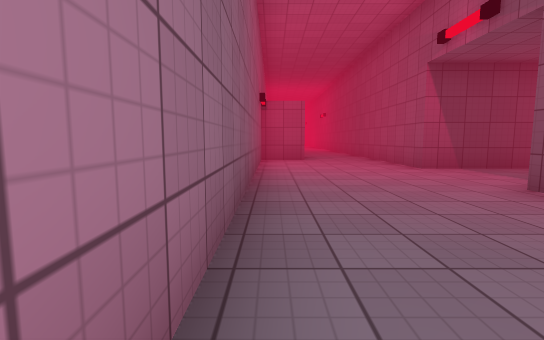
view 1 (above)

20 first-person views from a walk through a 3-D level made in the Unity game engine. The camera is 1.2 m above the floor, tilts 6° down and sees 85° across. The floor is counted in squares, 1.89 m on a side. Each view is taken from the middle of a square. On the plan, view 1 faces up. The plan holds only what a view shows up to about 9 squares ahead; the rest is blank. The player is left out. Some animated figures are not drawn. Surface patterns are stand-ins for the level's own textures.

view 2
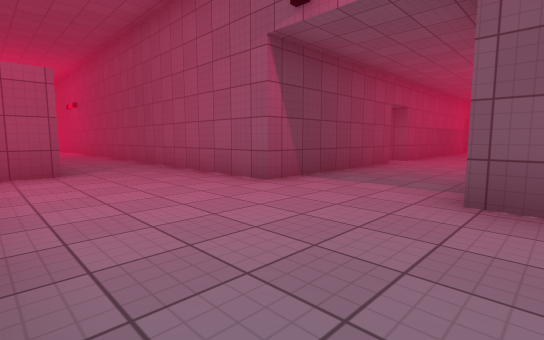

view 3
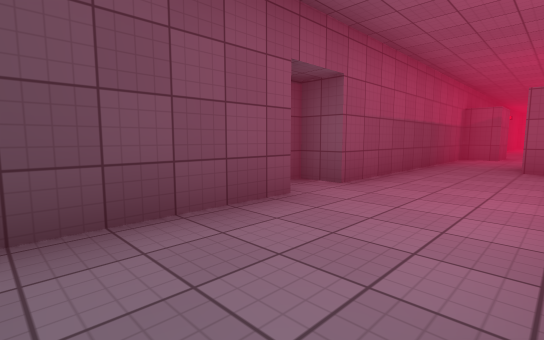

view 4
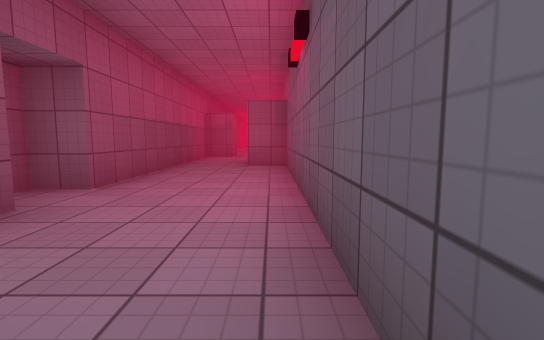

view 5
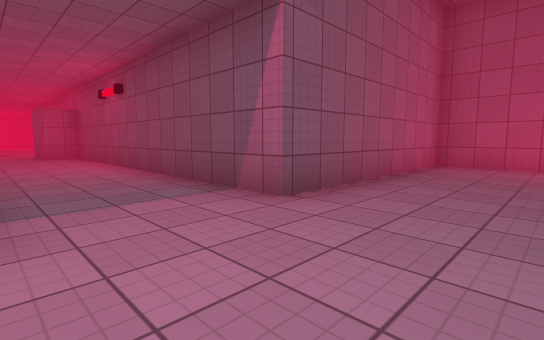

view 6
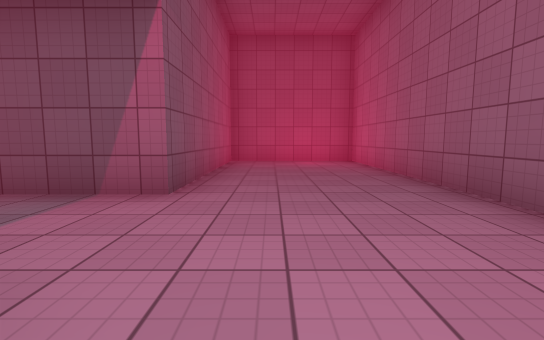

view 7
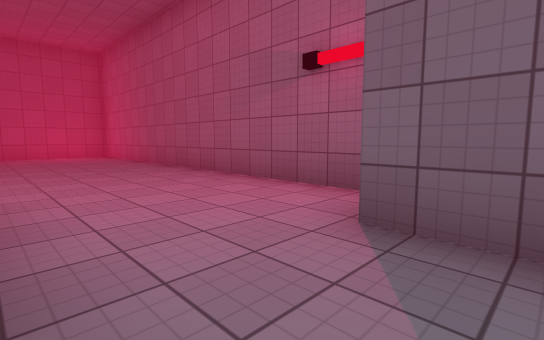

view 8
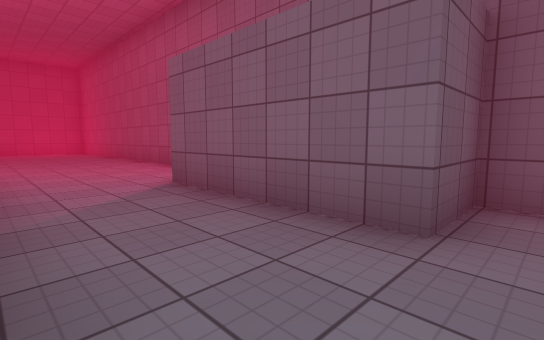

view 9
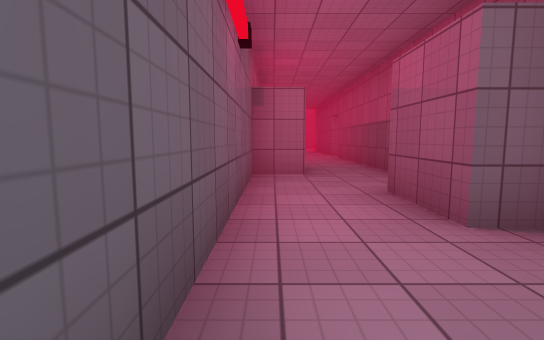

view 10
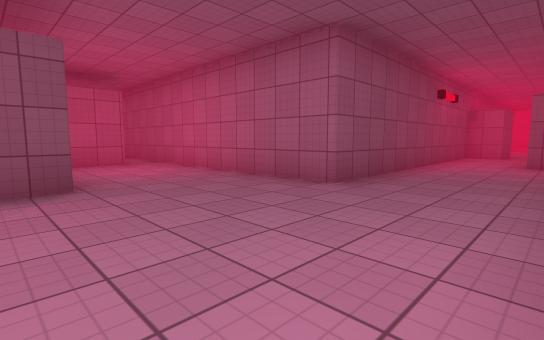

view 11
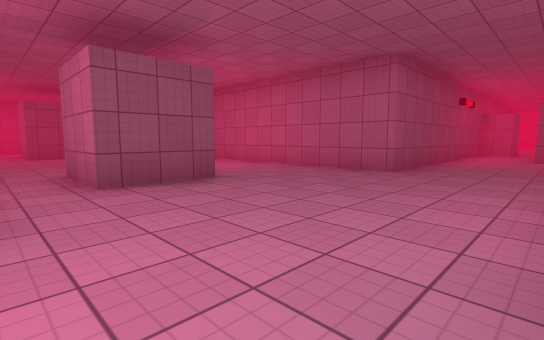

view 12
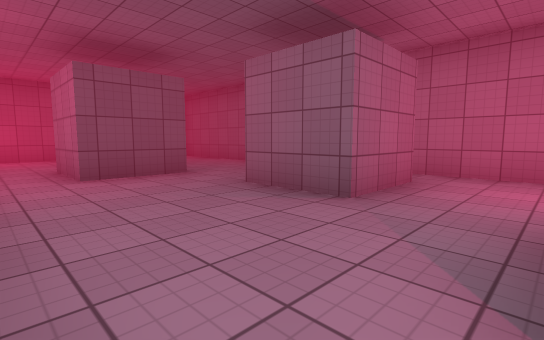

view 13
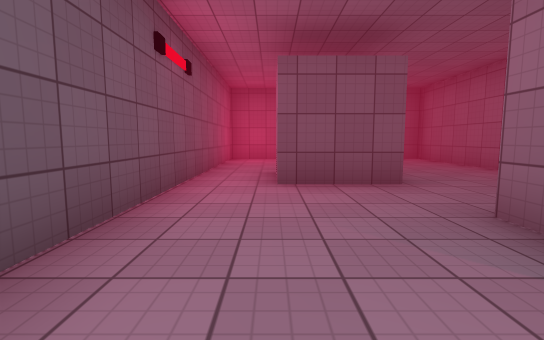

view 14
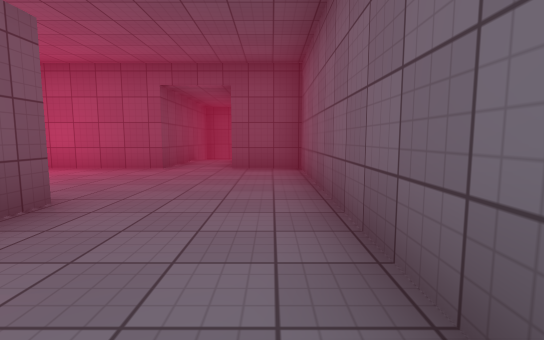

view 15
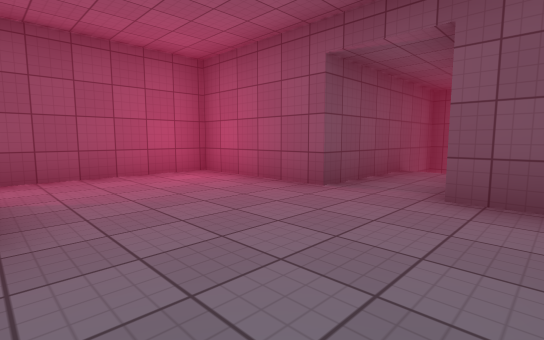

view 16
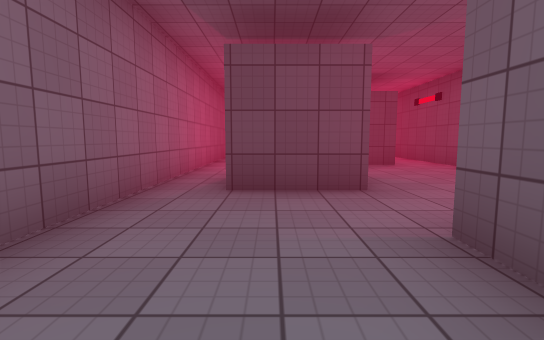

view 17
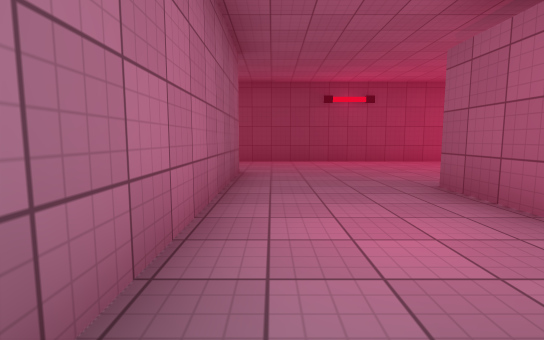

view 18
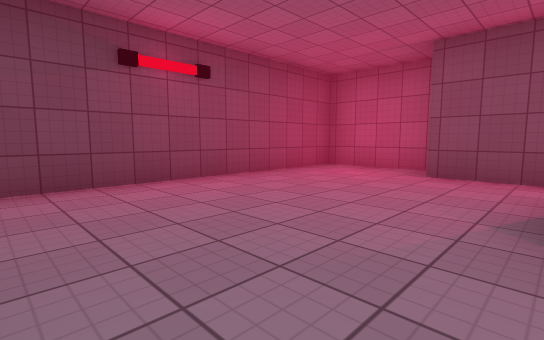

view 19
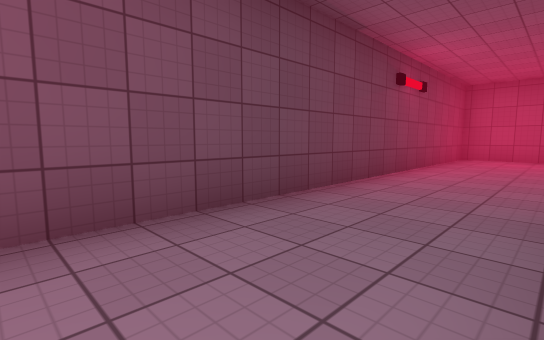

view 20
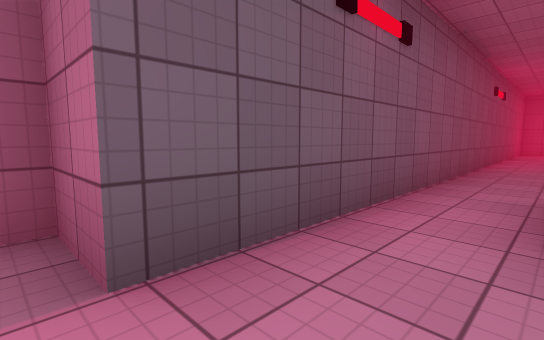

### Floor plan
Ten units are one square. View 1 is at (0, 0); x grows to the right and y downward. Boxes are objects, and circles mark ways between rooms. Rooms are numbered by the first view taken in them; rooms with no view inside come last. Other rooms are left out.
<svg viewBox="-8 -235 297 355">
<path fill="none" stroke="#000" d="M76 -63 32 -63 32 -80M32 -20 32 -37 120 -37 120 -46 137 -46 137 -37 184 -37M10 -124 10 -89 -3 -89 -3 16 32 16 32 9M169 -54 155 -54 155 -63 87 -63 87 -71M-3 -129 -3 -124 10 -124M242 -4 242 -19 259 -19 259 -1 252 -1M224 16 242 16 242 34 224 34M242 69 242 51 259 51 259 69M184 -37 214 -37 214 103 229 103M242 103 273 103 273 -37 284 -37 284 -63 180 -63M169 -60 169 -54"/>
<circle cx="25" cy="-130" r="3" fill="#2a7"/>
<circle cx="175" cy="-45" r="3" fill="#2a7"/>
<text x="60" y="-50">1</text>
<text x="10" y="-230">2</text>
<text x="240" y="10">3</text>
</svg>
Room 1 opens to room 2. Room 1 opens to room 3.

Where each view was taken, in squares from view 1:
view 1: 0 up, 0 right, facing up
view 2: 3 up, 0 right, facing up-right
view 3: 4 up, 5 right, facing up-right
view 4: 4 up, 5 right, facing right
view 5: 6 up, 1 right, facing down-right
view 6: 7 up, 2 right, facing down
view 7: 10 up, 3 right, facing down-left
view 8: 13 up, 3 right, facing down-left
view 9: 4 up, 19 right, facing left
view 10: 6 up, 25 right, facing down-left
view 11: 6 up, 27 right, facing down-left
view 12: 0 up, 27 right, facing down-left
view 13: 1 down, 26 right, facing down
view 14: 4 down, 22 right, facing down
view 15: 7 down, 22 right, facing down-right
view 16: 7 down, 23 right, facing up
view 17: 2 down, 22 right, facing up
view 18: 2 up, 22 right, facing up-right
view 19: 4 up, 18 right, facing up-right
view 20: 4 up, 26 right, facing down-right
